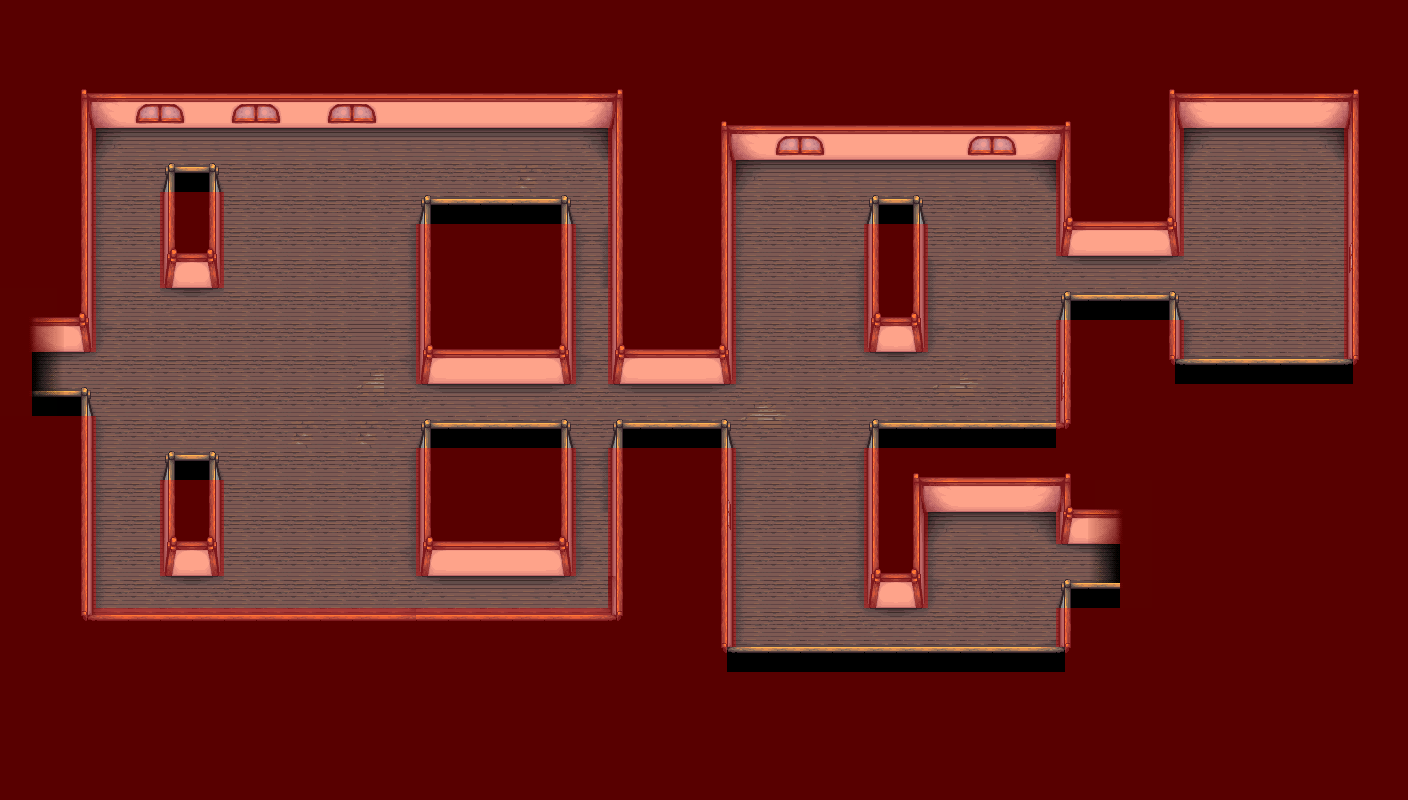

Below is a game level as drawn by its tile map, then a one-line description and the .tmx that defines it (tile-layer data replaced by summaries):
An orthogonal 44x25 tile map with 32x32 px tiles, 3 tile layers (Base, Blocking, Foreground), 2 tilesets and 26 objects (12x Light, 5x Loot, 5x Guard, 2x Exit, Player).

<map version="1.0" orientation="orthogonal" width="44" height="25" tilewidth="32" tileheight="32">
 <tileset firstgid="1" name="tilesetHouse" tilewidth="32" tileheight="32">
  <image source="tilesetHouse.png" width="288" height="416" />
 </tileset>
 <tileset firstgid="118" name="Hints" tilewidth="32" tileheight="32">
  <image source="Hints.png" width="96" height="64" />
 </tileset>
 <layer name="Base" width="44" height="25">
  <data>[1100 cells, 1100 non-empty, 77 distinct tile ids]</data>
 </layer>
 <layer name="Blocking" width="44" height="25">
  <data>[1100 cells, 719 non-empty, 1 distinct tile ids]</data>
 </layer>
 <layer name="Foreground" width="44" height="25">
  <data>[1100 cells, 52 non-empty, 7 distinct tile ids]</data>
 </layer>
 <objectgroup name="Objects" width="44" height="25">
  <object type="Exit" x="1088" y="544" width="32" height="64" />
  <object name="player" type="Player" gid="120" x="160" y="384" />
  <object type="Loot" gid="119" x="1184" y="160" />
  <object type="Loot" gid="119" x="1216" y="160" />
  <object type="Loot" gid="119" x="1248" y="160" />
  <object type="Loot" gid="119" x="1312" y="160" />
  <object type="Loot" gid="119" x="1280" y="160" />
  <object type="Exit" x="35" y="349" width="32" height="64">
   <properties>
    <property name="orientation" value="Left" />
   </properties>
  </object>
  <object type="Guard" gid="121" x="960" y="224">
   <properties>
    <property name="behaviour" value="Roaming" />
   </properties>
  </object>
  <object type="Guard" gid="121" x="896" y="640" rotation="180">
   <properties>
    <property name="viewPattern" value="StrongSway" />
   </properties>
  </object>
  <object type="Guard" gid="121" x="576" y="288" rotation="90" />
  <object gid="121" x="992" y="288">
   <properties>
    <property name="viewPattern" value="90Turn" />
   </properties>
  </object>
  <object type="Guard" gid="121" x="800" y="288" rotation="90">
   <properties>
    <property name="viewPattern" value="180Turn" />
   </properties>
  </object>
  <object type="Guard" gid="121" x="192" y="608" />
 </objectgroup>
 <objectgroup name="Lights" width="44" height="25" visible="0">
  <object type="Light" x="89" y="43" width="196" height="259" rotation="16.6992">
   <properties>
    <property name="variation" value="Window" />
   </properties>
   <ellipse />
  </object>
  <object type="Light" x="-89" y="319" width="492" height="701" rotation="-49.71">
   <properties>
    <property name="strength" value="200" />
   </properties>
   <ellipse />
  </object>
  <object type="Light" x="152" y="62" width="196" height="259">
   <properties>
    <property name="variation" value="Window" />
   </properties>
   <ellipse />
  </object>
  <object type="Light" x="891" y="83" width="199" height="389">
   <properties>
    <property name="variation" value="Window" />
   </properties>
   <ellipse />
  </object>
  <object type="Light" x="726" y="89" width="164" height="229">
   <properties>
    <property name="strength" value="100" />
    <property name="variation" value="Window" />
   </properties>
   <ellipse />
  </object>
  <object type="Light" x="550" y="735" width="492" height="701" rotation="-107">
   <properties>
    <property name="strength" value="75" />
    <property name="variation" value="Ambient" />
   </properties>
   <ellipse />
  </object>
  <object type="Light" x="232" y="29" width="241" height="494">
   <properties>
    <property name="variation" value="Window" />
   </properties>
   <ellipse />
  </object>
  <object type="Light" x="1375" y="49" width="312" height="366" rotation="72.0309">
   <properties>
    <property name="variation" value="Window" />
   </properties>
   <ellipse />
  </object>
  <object type="Light" x="1048" y="425" width="258" height="269" rotation="72.03">
   <properties>
    <property name="variation" value="Torch" />
   </properties>
   <ellipse />
  </object>
  <object type="Light" x="-52" y="954" width="718" height="1766" rotation="-107">
   <properties>
    <property name="strength" value="25" />
    <property name="variation" value="Ambient" />
   </properties>
   <ellipse />
  </object>
  <object type="Light" x="1112" y="314" width="116" height="360" rotation="78.66">
   <properties>
    <property name="strength" value="100" />
    <property name="variation" value="Window" />
   </properties>
   <ellipse />
  </object>
  <object type="Light" x="1344" y="-35" width="258" height="269" rotation="72.03">
   <properties>
    <property name="variation" value="Ambient" />
   </properties>
   <ellipse />
  </object>
 </objectgroup>
</map>
